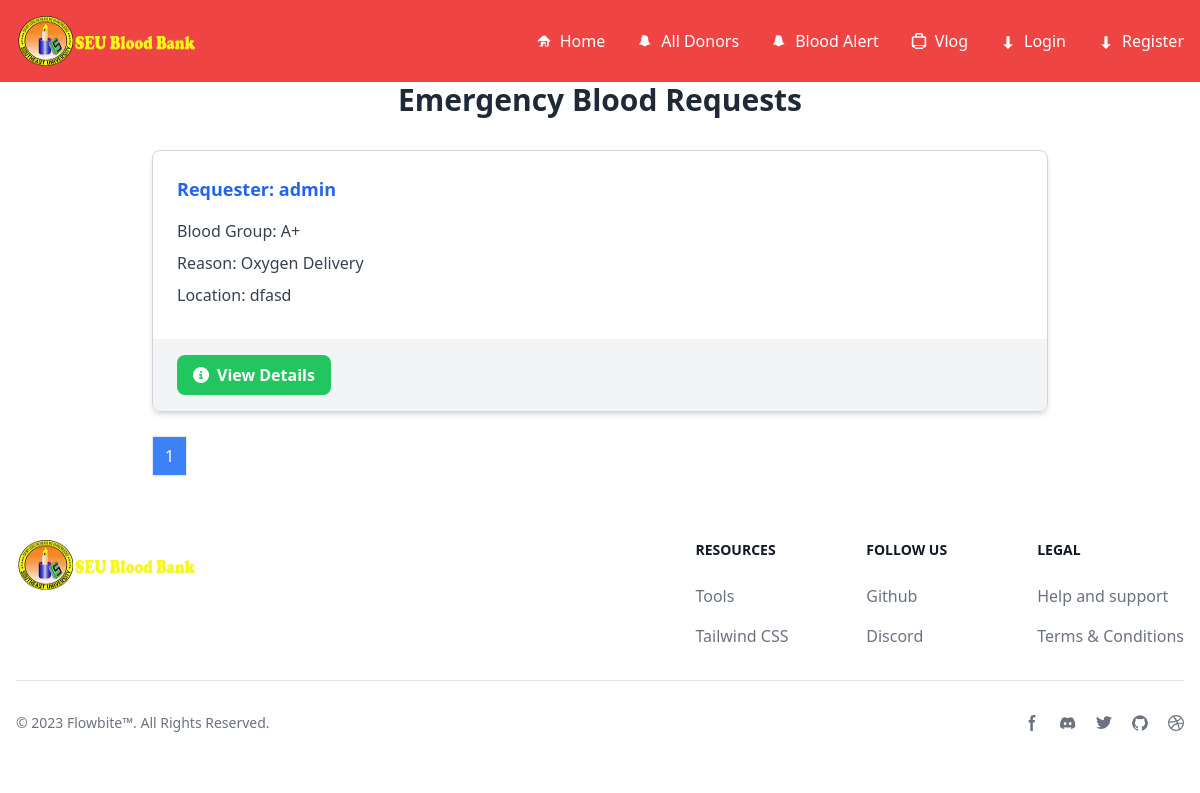
/donors/emergency-blood-requests-list/, run on an earlier commit of the app's database.
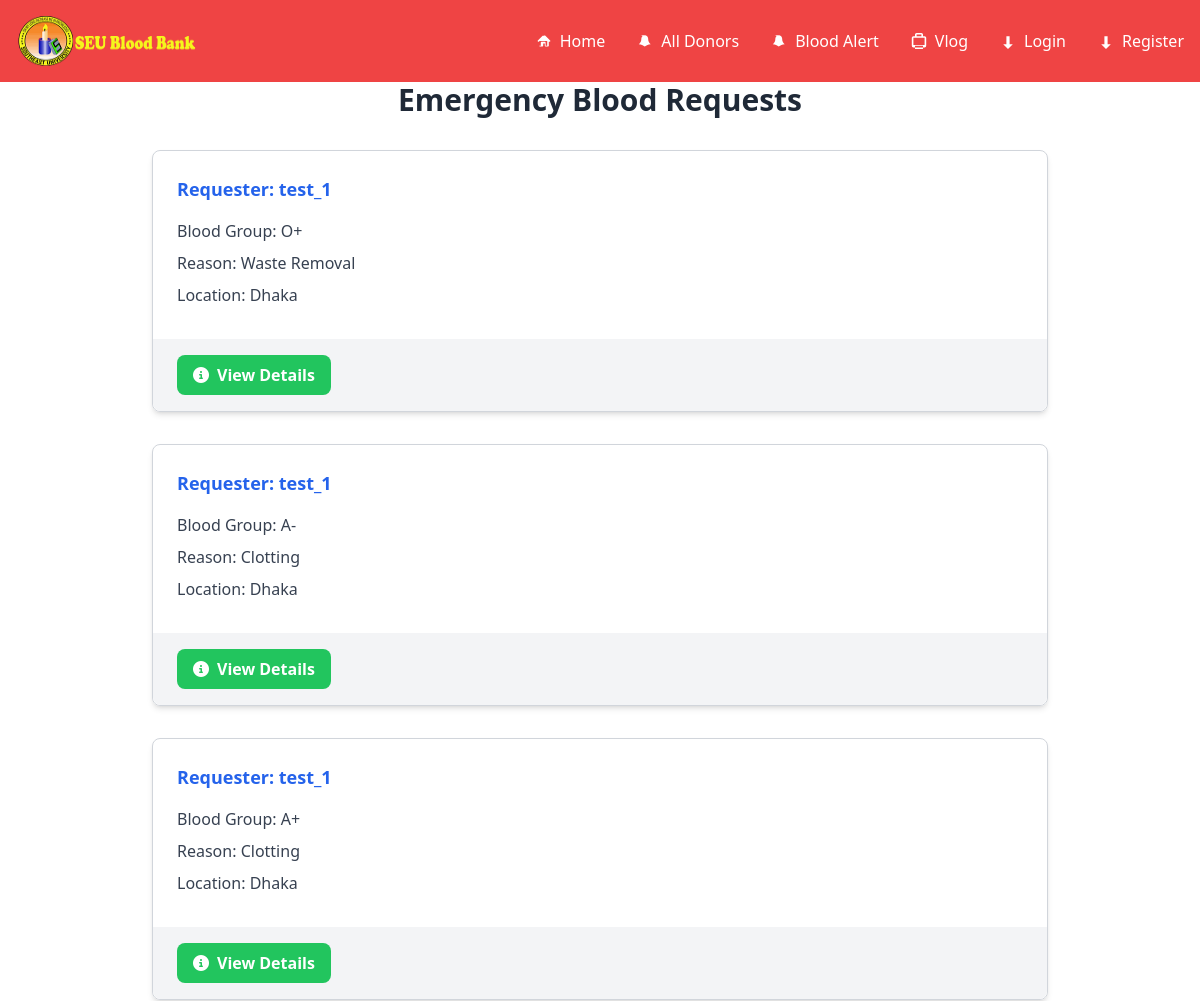
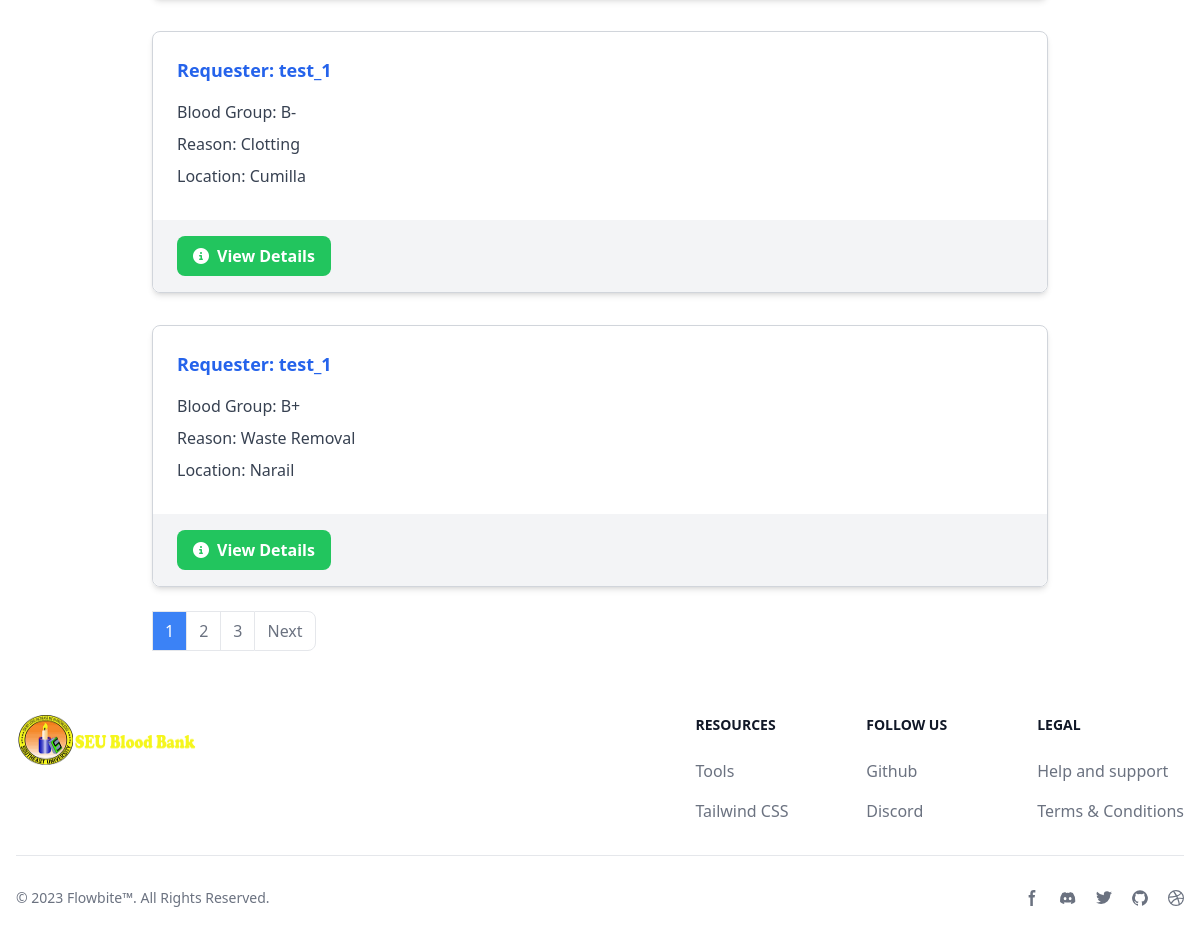
And on a later commit of the database (2 pictures, top to bottom).
### donationcenters/models.py (models this page shows, shortened)
class EmergencyBloodRequest(models.Model):
    requester = models.ForeignKey(User, on_delete=models.CASCADE)
    blood_group = models.CharField(max_length=200, choices=BLOOD_GROUP, null=True)
    why_need = models.CharField(max_length=200, choices=BLOOD_NEED, null=True)
    where_need = models.CharField(max_length=200, null=True)
    donation_date = models.DateTimeField(null=True)
    blood_quantity = models.CharField(max_length=200, choices=blood_bag_quantity, null=True)
    hemoglobin_level = models.CharField(max_length=10, choices=blood_hemoglobin_levels, null=True)
    hospital_name = models.CharField(max_length=200, null=True)
    phone_number = models.CharField(max_length=20, null=True)
    additional_information = models.TextField(null=True)
    is_donate = models.BooleanField(default=False,null=True)
    created_at = models.DateTimeField(auto_now_add=True,null=True)

### donationcenters/views.py (the view)
# urls.py: path('emergency-blood-requests-list/', views.emergency_blood_requests_list, name='emergency-blood-requests-list'),
def emergency_blood_requests_list(request):
    emergency_blood_requests_list = EmergencyBloodRequest.objects.order_by('-created_at')
    paginator = Paginator(emergency_blood_requests_list, 5)
    page_number = request.GET.get('page')
    try:
        blood_requests = paginator.page(page_number)
    except PageNotAnInteger:
        blood_requests = paginator.page(1)
    except EmptyPage:
        blood_requests = paginator.page(paginator.num_pages)
    return render(request, 'donationcenters/emergency_blood_request_list.html', {'blood_requests': blood_requests})

### donationcenters/templates/donationcenters/emergency_blood_request_list.html (shortened to what this page needs)
{% extends "base.html" %}
{% block body %}
<div class="max-w-4xl mx-auto">
    <h2 class="text-3xl font-bold mb-8 text-center text-gray-800">Emergency Blood Requests</h2>
    <ul>
        {% for blood_request in blood_requests %}
        <li class="mb-8 border border-gray-300 rounded-lg shadow-md hover:shadow-xl transition duration-300">
            <div class="p-6">
                <p class="text-lg font-semibold text-blue-600 mb-4">Requester: {{ blood_request.requester }}</p>
                <p class="text-md text-gray-700 mb-2">Blood Group: {{ blood_request.get_blood_group_display }}</p>
                <p class="text-md text-gray-700 mb-2">Reason: {{ blood_request.get_why_need_display }}</p>
                <p class="text-md text-gray-700 mb-2">Location: {{ blood_request.where_need }}</p>
            </div>
            <div class="flex flex-wrap justify-between items-center bg-gray-100 px-6 py-4 rounded-b-lg">
                <a href="{% url 'emergency-blood-details' blood_request.pk %}"
                    class="bg-green-500 hover:bg-green-600 text-white font-semibold py-2 px-4 rounded-lg transition duration-300">
                    <i class="fas fa-info-circle mr-2"></i>View Details
                </a>
            </div>
        </li>
        {% endfor %}
    </ul>
</div>
<nav aria-label="Page navigation example" class="max-w-4xl mx-auto mt-8 pb-10">
    <ul class="inline-flex -space-x-px">
        {% for num in blood_requests.paginator.page_range %}
        {% if num >= blood_requests.number|add:'-2' and num <= blood_requests.number|add:'2' %} <li>
            {% if blood_requests.number == num %}
            <a href="?page={{ num }}"
                class="px-3 py-2 leading-tight bg-blue-500 text-white hover:bg-blue-600 border dark:border-gray-700 dark:bg-gray-700 dark:text-white">
                {{ num }}
            </a>
            {% else %}
            <a href="?page={{ num }}"
                class="px-3 py-2 leading-tight text-gray-500 bg-white border hover:bg-gray-100 dark:bg-gray-800 dark:text-gray-400 dark:hover:bg-gray-700 dark:hover:text-white">
                {{ num }}
            </a>
            {% endif %}
            </li>
            {% endif %}
            {% endfor %}
                    {% if blood_requests.has_next %}
                    <li>
                        <a href="?page={{ blood_requests.next_page_number }}"
                            class="px-3 py-2 leading-tight text-gray-500 bg-white border rounded-r-lg hover:bg-gray-100 dark:bg-gray-800 dark:text-gray-400 dark:hover:bg-gray-700 dark:hover:text-white">Next</a>
                    </li>
                    {% endif %}
    </ul>
</nav>
{% endblock %}

### templates/base.html (shortened to what this page needs)
{% load static %}
<!DOCTYPE html>
<html lang="en">
<head>
    <link href="https://cdn.jsdelivr.net/npm/tailwindcss@2.2.19/dist/tailwind.min.css" rel="stylesheet">
    <link href="https://cdn.tailwindcss.com" rel="stylesheet">
    <link rel="stylesheet" href="https://cdnjs.cloudflare.com/ajax/libs/font-awesome/6.5.2/css/all.min.css"
 />
<script src="https://cdn.tailwindcss.com"></script>
</head>
<body>
    <nav class="bg-red-500 border-gray-200 dark:bg-red-700 dark:border-red-700">
        <div class="max-w-screen-xl flex flex-wrap items-center justify-between mx-auto p-4">
            <a href="{% url 'home' %}" class="flex items-center space-x-3 rtl:space-x-reverse">
                <img style="width: 180px; height: 50px;" src="{% static 'images/logo.png' %}" class="h-8" alt="Flowbite Logo" />
            </a>
            <div class="hidden w-full md:block md:w-auto" id="navbar-dropdown">
                <ul
                    class="flex flex-col font-medium p-4 md:p-0 mt-4 border border-gray-100 rounded-lg md:space-x-8 rtl:space-x-reverse md:flex-row md:mt-0 md:border-0">
                    <li>
                        <a href="{% url 'home' %}"
                            class="block py-2 px-3 text-white rounded hover:bg-gray-100 md:hover:bg-transparent md:border-0 md:hover:text-blue-700 md:p-0 dark:hover:bg-gray-700 dark:hover:text-white md:dark:hover:bg-transparent flex items-center">
                            <svg class="w-4 h-4 mr-2" fill="currentColor" viewBox="0 0 20 20">
                                <path fill-rule="evenodd" d="M10.293 3.293a1 1 0 011.414 0l6 6A1 1 0 0117 11h-1v5a1 1 0 01-1 1h-3a1 1 0 01-1-1v-3H9v3a1 1 0 01-1 1H5a1 1 0 01-1-1v-5H3a1 1 0 01-.707-1.707l6-6zM4 10v6h2v-4a1 1 0 011-1h4a1 1 0 011 1v4h2v-6H4z" clip-rule="evenodd"/>
                            </svg>
                            Home
                        </a>
                    </li>
                    <li>
                        <a href="{% url 'donors' %}"
                            class="block py-2 px-3 text-white rounded hover:bg-gray-100 md:hover:bg-transparent md:border-0 md:hover:text-blue-700 md:p-0 dark:hover:bg-gray-700 dark:hover:text-white md:dark:hover:bg-transparent flex items-center">
                            All Donors
                        </a>
                    </li>
                    <li>
                        <a href="{% url 'emergency-blood-requests-list' %}"
                            class="block py-2 px-3 text-white rounded hover:bg-gray-100 md:hover:bg-transparent md:border-0 md:hover:text-blue-700 md:p-0 dark:hover:bg-gray-700 dark:hover:text-white md:dark:hover:bg-transparent flex items-center">
                            Blood Alert
                        </a>
                    </li>
                    <li>
                        <a href="{% url 'vlog' %}"
                            class="block py-2 px-3 text-white rounded hover:bg-gray-100 md:hover:bg-transparent md:border-0 md:hover:text-blue-700 md:p-0 dark:hover:bg-gray-700 dark:hover:text-white md:dark:hover:bg-transparent flex items-center">
                            <svg class="w-4 h-4 mr-2" fill="currentColor" viewBox="0 0 20 20">
                                <path d="M17,4H15V2a2,2,0,0,0-2-2H7A2,2,0,0,0,5,2V4H3A2,2,0,0,0,1,6V16a2,2,0,0,0,2,2H5v2a2,2,0,0,0,2,2H13a2,2,0,0,0,2-2V18h2a2,2,0,0,0,2-2V6A2,2,0,0,0,17,4ZM7,2H13V4H7Zm8,16H5V16H15Zm2-3H3V6H17Z"></path>
                            </svg>
                            Vlog
                        </a>
                    </li>
                    {% if user.is_authenticated %}
                    <li>
                        <a href="{% url 'user_profile' user.username %}"
                            class="block py-2 px-3 text-white rounded hover:bg-gray-100 md:hover:bg-transparent md:border-0 md:hover:text-blue-700 md:p-0 dark:hover:bg-gray-700 dark:hover:text-white md:dark:hover:bg-transparent flex items-center">
                            <svg class="w-4 h-4 mr-2" fill="currentColor" viewBox="0 0 20 20"><path d="M10 12a5 5 0 100-10 5 5 0 000 10zm0 2c-2.33 0-7 1.17-7 3.5V20h14v-2.5c0-2.33-4.67-3.5-7-3.5z"/></svg>
                            View Profile
                        </a>
                    </li>
                    <li>
                        <a href="{% url 'logout' %}"
                            class="block py-2 px-3 text-white rounded hover:bg-gray-100 md:hover:bg-transparent md:border-0 md:hover:text-blue-700 md:p-0 dark:hover:bg-gray-700 dark:hover:text-white md:dark:hover:bg-transparent flex items-center">
                            <svg class="w-4 h-4 mr-2" fill="currentColor" viewBox="0 0 20 20">
                                <path fill-rule="evenodd" d="M9 3a1 1 0 011 1v2h1a1 1 0 011 1v8a1 1 0 01-1 1H4a1 1 0 01-1-1V7a1 1 0 011-1h1V4a1 1 0 011-1h3zm5 5a1 1 0 011 1v4a1 1 0 102 0V9a3 3 0 00-3-3h-1v2h1zm-9 0h4v2H5V8zm2 4h2v2H7v-2z" clip-rule="evenodd"/>
                            </svg>
                            Logout
                        </a>
                    </li>
                    {% if user.is_staff or user.is_superuser %}
                    <li>
                        <a href="{% url 'blood_requests_list' %}"
                            class="block py-2 px-3 text-white rounded hover:bg-gray-100 md:hover:bg-transparent md:border-0 md:hover:text-blue-700 md:p-0 dark:hover:bg-gray-700 dark:hover:text-white md:dark:hover:bg-transparent flex items-center">
                            <svg class="w-4 h-4 mr-2" fill="currentColor" viewBox="0 0 20 20">
                                <path d="M11.3 1.046a1 1 0 00-2.6 0L6.34 5.657 1.046 6.34a1 1 0 00-.51 1.71l4.61 4.61-1.3 6.29a1 1 0 001.54 1.06L10 16.13l5.61 3.88a1 1 0 001.54-1.06l-1.3-6.29 4.61-4.61a1 1 0 00-.51-1.71l-5.29-.683L11.3 1.046z"/>
                            </svg>
                            Admin
                        </a>
                    </li>
                    {% endif %}
                    {% else %}
                    <li>
                        <a href="{% url 'login' %}"
                            class="block py-2 px-3 text-white rounded hover:bg-gray-100 md:hover:bg-transparent md:border-0 md:hover:text-blue-700 md:p-0 dark:hover:bg-gray-700 dark:hover:text-white md:dark:hover:bg-transparent flex items-center">
                            <svg class="w-4 h-4 mr-2" fill="currentColor" viewBox="0 0 20 20"><path fill-rule="evenodd" d="M10 20l-6-6h4V4h4v10h4l-6 6z" clip-rule="evenodd"/></svg>
                            Login
                        </a>
                    </li>
                    <li>
                        <a href="{% url 'signup' %}"
                            class="block py-2 px-3 text-white rounded hover:bg-gray-100 md:hover:bg-transparent md:border-0 md:hover:text-blue-700 md:p-0 dark:hover:bg-gray-700 dark:hover:text-white md:dark:hover:bg-transparent flex items-center">
                            <svg class="w-4 h-4 mr-2" fill="currentColor" viewBox="0 0 20 20"><path fill-rule="evenodd" d="M10 20l-6-6h4V4h4v10h4l-6 6z" clip-rule="evenodd"/></svg>
                            Register
                        </a>
                    </li>
                    {% endif %}
                </ul>
            </div>
        </div>
    </nav>
    {% block body %}
    {% endblock %}
    <footer class="bg-white dark:bg-gray-900">
        <div class="mx-auto w-full max-w-screen-xl p-4 py-6 lg:py-8">
            <div class="md:flex md:justify-between">
                <div class="mb-6 md:mb-0">
                    <a href="https://flowbite.com/" class="flex items-center">
                        <img style="width: 180px; height: 50px;" src="{% static 'images/logo.png' %}" class="h-8 me-3" alt="FlowBite Logo" />
                    </a>
                </div>
                <div class="grid grid-cols-2 gap-8 sm:gap-6 sm:grid-cols-3">
                    <div>
                        <h2 class="mb-6 text-sm font-semibold text-gray-900 uppercase dark:text-white">Resources</h2>
                        <ul class="text-gray-500 dark:text-gray-400 font-medium">
                            <li class="mb-4">
                                <a href="{% url 'tools' %}" class="hover:underline">Tools</a>
                            </li>
                            <li>
                                <a href="https://tailwindcss.com/" class="hover:underline">Tailwind CSS</a>
                            </li>
                        </ul>
                    </div>
                    <div>
                        <h2 class="mb-6 text-sm font-semibold text-gray-900 uppercase dark:text-white">Follow us</h2>
                        <ul class="text-gray-500 dark:text-gray-400 font-medium">
                            <li class="mb-4">
                                <a href="https://github.com/themesberg/flowbite" class="hover:underline ">Github</a>
                            </li>
                            <li>
                                <a href="https://discord.gg/4eeurUVvTy" class="hover:underline">Discord</a>
                            </li>
                        </ul>
                    </div>
                    <div>
                        <h2 class="mb-6 text-sm font-semibold text-gray-900 uppercase dark:text-white">Legal</h2>
                        <ul class="text-gray-500 dark:text-gray-400 font-medium">
                            <li class="mb-4">
                                <a href="{% url 'support' %}" class="hover:underline">Help and support</a>
                            </li>
                            <li>
                                <a href="#" class="hover:underline">Terms &amp; Conditions</a>
                            </li>
                        </ul>
                    </div>
                </div>
            </div>
            <hr class="my-6 border-gray-200 sm:mx-auto dark:border-gray-700 lg:my-8" />
            <div class="sm:flex sm:items-center sm:justify-between">
                <span class="text-sm text-gray-500 sm:text-center dark:text-gray-400">© 2023 <a
                        href="https://flowbite.com/" class="hover:underline">Flowbite™</a>. All Rights Reserved.
                </span>
                <div class="flex mt-4 sm:justify-center sm:mt-0">
                    <a href="#" class="text-gray-500 hover:text-gray-900 dark:hover:text-white">
                        <svg class="w-4 h-4" aria-hidden="true" xmlns="http://www.w3.org/2000/svg" fill="currentColor"
                            viewBox="0 0 8 19">
                            <path fill-rule="evenodd"
                                d="M6.135 3H8V0H6.135a4.147 4.147 0 0 0-4.142 4.142V6H0v3h2v9.938h3V9h2.021l.592-3H5V3.591A.6.6 0 0 1 5.592 3h.543Z"
                                clip-rule="evenodd" />
                        </svg>
                    </a>
                    <a href="#" class="text-gray-500 hover:text-gray-900 dark:hover:text-white ms-5">
                    </a>
                    <a href="#" class="text-gray-500 hover:text-gray-900 dark:hover:text-white ms-5">
                    </a>
                    <a href="#" class="text-gray-500 hover:text-gray-900 dark:hover:text-white ms-5">
                    </a>
                    <a href="#" class="text-gray-500 hover:text-gray-900 dark:hover:text-white ms-5">
                    </a>
                </div>
            </div>
        </div>
    </footer>
    <script src="https://cdn.tailwindcss.com"></script>
</body>
</html>

What changed in the data, as far as the page shows it:
no longer on this page (row unchanged): EmergencyBloodRequest: requester "admin", blood_group "A+", why_need "Oxygen Delivery", where_need "dfasd"
added EmergencyBloodRequest: requester "test_1", blood_group "O+", why_need "Waste Removal", where_need "Dhaka"
added EmergencyBloodRequest: requester "test_1", blood_group "A-", why_need "Clotting", where_need "Dhaka"
added EmergencyBloodRequest: requester "test_1", blood_group "A+", why_need "Clotting", where_need "Dhaka"
added EmergencyBloodRequest: requester "test_1", blood_group "B-", why_need "Clotting", where_need "Cumilla"
added EmergencyBloodRequest: requester "test_1", blood_group "B+", why_need "Waste Removal", where_need "Narail"
Also different on the page:
new list line: "2"
new list line: "3"
text now shown: "Next"
